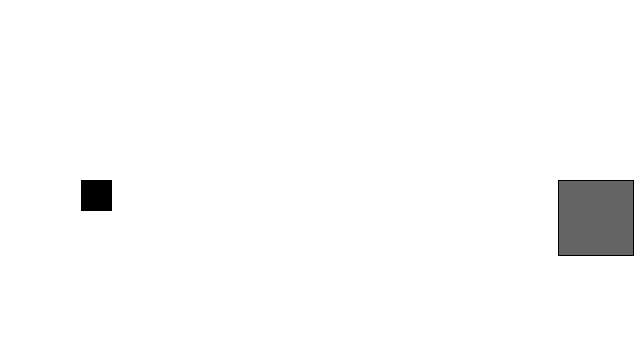
Frame 1 (no input)
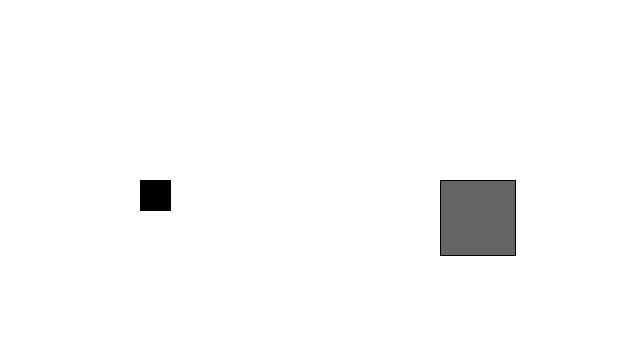
Frame 60 (the mouse pressed at the canvas centre just before this capture)
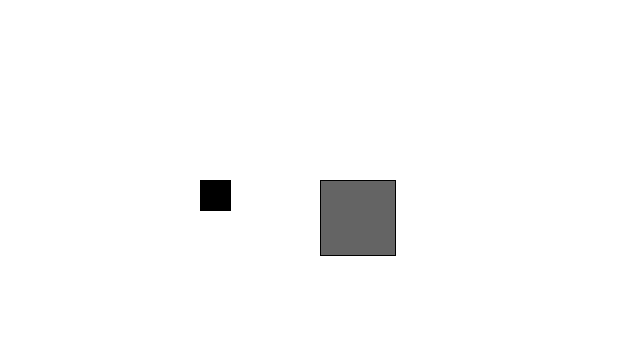
Frame 120 (the mouse held since frame 60 and released just before this capture)

The Processing sketch that drew these frames (run headless with seeded random() and noise(); from frame 60 on, the mouse is pressed at the canvas centre):

// Processing sketch: Collision
// ── Collision.pde
void setup()
{
  size(640,360);
}

float x1=640.0/8;
float v1=1;
float x2=7*640.0/8;
float v2=-2;
float m1=1;
float m2=1000;
int cnt=0;
float r2=(log(m2)/log(10))*25;
float r1=30;

void draw()
{
  background(255);
  if(collide())
  {
    change();
  }
  
  x1=x1+v1;
  x2=x2+v2;
  
  display();
}

void display()
{
  
  fill(0);
  rect(x1,height/2,r1,r1);
  fill(100);
  rect(x2,height/2,r2,r2);
}

boolean collide()
{
  float distance=x2-x1;
  if(distance<=r1) //<>//
  {
    return true;
  }
  else
  return false;
}

void change()
{
  float first=(2*m2/(m1+m2))*v2; //<>//
  float second=((m1-m2)/(m1+m2))*v1;
  float temp=v1;
  v1=first+second;
  first=(2*m1/(m1+m2))*temp;
  second=((m2-m1)/(m1+m2))*v2;
  v2=first+second;
}
